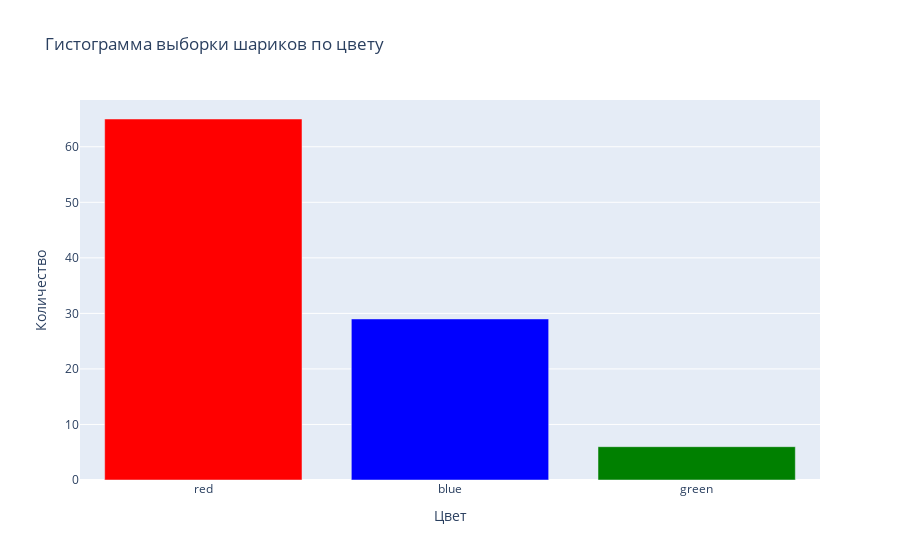

This figure's notebook cell:
### Markdown cell above
#### Задача 1.5 [1 балл]

Построй гистограмму выборки шариков по цветам. Каждый столбик должен соответствовать своему цвету:
* красный,
* синий,
* зелёный,
* жёлтый.


<!-- #### Задача 1.1 [1 балл]

Нарисуй гистограмму нашей выборки шаров разного цвета. Каждый столбик имеет соответствующий цвет (красный, синий, зеленый, оранжевый). -->

### Code cell
colors_counter = dict()
for i in range(len(random_sample_s)):
    colors_counter[random_sample_s[i][0]] = (
        colors_counter.get(random_sample_s[i][0], 0) + 1
    )
fig = go.Figure(
    [go.Bar(x=ball_color_s, y=list(colors_counter.values()), marker_color=ball_color_s)]
)
fig.update_layout(
    title="Гистограмма выборки шариков по цвету",
    xaxis_title="Цвет",
    yaxis_title="Количество",
)
fig.show()

### Figure 1 — Plotly figure (JSON) as saved in the notebook; plotly's stock layout.template omitted (floating-point values rounded to 4 significant figures)
{"data": [{"marker": {"color": ["red", "blue", "green", "yellow"]}, "type": "bar", "x": ["red", "blue", "green", "yellow"], "y": [65, 29, 6]}], "layout": {"title": {"text": "Гистограмма выборки шариков по цвету"}, "xaxis": {"title": {"text": "Цвет"}}, "yaxis": {"title": {"text": "Количество"}}}}
